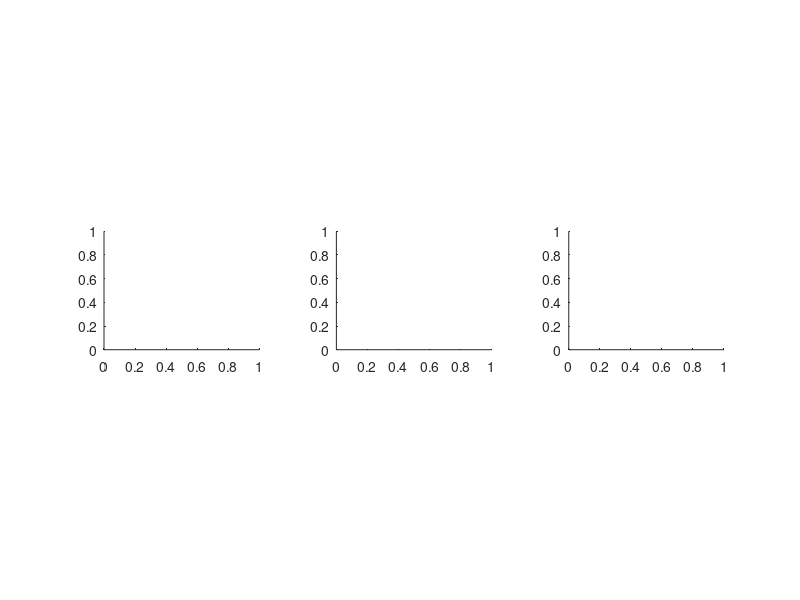

MATLAB code for this plot: (Note: this script raises an error after producing the figure.)


% figure
subplot(3,3,4)
% title('all wingbeats','fontsize',12)
hold on
subplot(3,3,5)
% title('wing pitch')
hold on
subplot(3,3,6)
% title('stroke deviation')
hold on

colormap(cmap)
color_band = [.5 .5 .5];

% bins
nx=n;
ny=100;

t_hist = [t_wb_bins t_wb_bins];
t_hist = t_hist(:);
binx = 0:1/(nx-1):1;

%% stroke
biny_min = -90;
biny_max = 90;
var = [stroke_wb_L_bins stroke_wb_L_bins];

var = -var(:);
biny = biny_min: (biny_max - biny_min)/ny :biny_max;
var_hist = hist3([var,t_hist], {biny binx});
for i = 1:nx
    var_hist(:,i) = var_hist(:,i) / max(var_hist(:,i)); % normalize per time bin
end

subplot(3,3,4)
imagesc(binx,-biny,var_hist)
axis([0 1 -biny_max -biny_min])
%     set(gca,'XTick',0:.5:1) 
    set(gca,'XTick',0:.5:1,'XTickLabel',[]) 
% set(gca,'YTick',[-biny_max:(biny_max-biny_min)/2:-biny_min],'YTicklabel',-[-biny_max:(biny_max-biny_min)/2:-biny_min],'fontsize',8) 
set(gca,'YTick',[-biny_max:(biny_max-biny_min)/2:-biny_min],'fontsize',8) 
% xlabel('time','fontsize',10) 
% ylabel('Left wing','fontsize',10) 

%% wingpitch
biny_min = -180;
biny_max = 0;
var = [pitch_wb_L_bins pitch_wb_L_bins];

var = -var(:);
biny = biny_min: (biny_max - biny_min)/ny :biny_max;
var_hist = hist3([var,t_hist], {biny binx});
for i = 1:nx
    var_hist(:,i) = var_hist(:,i) / max(var_hist(:,i)); % normalize per time bin
end

subplot(3,3,5)
imagesc(binx,-biny,var_hist)
axis([0 1 -biny_max -biny_min])
%     set(gca,'XTick',0:.5:1) 
    set(gca,'XTick',0:.5:1,'XTickLabel',[]) 
set(gca,'YTick',[-biny_max:(biny_max-biny_min)/2:-biny_min],'fontsize',8) 
% set(gca,'YTick',[-biny_max:(biny_max-biny_min)/2:-biny_min],'YTicklabel',-[-biny_max:(biny_max-biny_min)/2:-biny_min],'fontsize',8) 
% xlabel('time','fontsize',10) 
% ylabel('Left wing','fontsize',10) 

%% dev
biny_min = -30;
biny_max = 30;
var = [dev_wb_L_bins dev_wb_L_bins];

var = -var(:);
biny = biny_min: (biny_max - biny_min)/ny :biny_max;
var_hist = hist3([var,t_hist], {biny binx});
for i = 1:nx
    var_hist(:,i) = var_hist(:,i) / max(var_hist(:,i)); % normalize per time bin
end

subplot(3,3,6)
imagesc(binx,-biny,var_hist)
axis([0 1 -biny_max -biny_min])
    set(gca,'XTick',0:.5:1) 
%     set(gca,'XTick',0:.5:1,'XTickLabel',[]) 
set(gca,'YTick',[-biny_max:(biny_max-biny_min)/2:-biny_min],'fontsize',8) 
% set(gca,'YTick',[-biny_max:(biny_max-biny_min)/2:-biny_min],'YTicklabel',-[-biny_max:(biny_max-biny_min)/2:-biny_min],'fontsize',8) 
% xlabel('time','fontsize',10) 
% ylabel('Left wing','fontsize',10) 

%% mean & std            
% binx = t_wb_bins(:,1);
% t_bins = [t_wb_bins t_wb_bins];           
% 
% 
%             subplot(3,3,4)
%             var = [stroke_wb_L_bins stroke_wb_R_bins];
% %             plot_WBmeanstd
%             plot_WBmeanCI
%             
%             subplot(3,3,5)
%             var = [pitch_wb_L_bins pitch_wb_R_bins];
% %             plot_WBmeanstd
%             plot_WBmeanCI
% 
%             subplot(3,3,6)
%             var = [dev_wb_L_bins dev_wb_R_bins];
% %             plot_WBmeanstd
%             plot_WBmeanCI

%% polynomials
% subplot(3,3,4)
% plot_WBfitting_singlevar_updowncut(stroke_fit_binmean_periodic,'r','g');
% % plot_WBfitting_singlevar_updowncut(stroke_fit_binmean,'g','g');
% 
% subplot(3,3,5)
% plot_WBfitting_singlevar_updowncut(pitch_fit_binmean_periodic,'r','g');
% % plot_WBfitting_singlevar_updowncut(pitch_fit_binmean,'g','g');
% 
% subplot(3,3,6)
% plot_WBfitting_singlevar_updowncut(dev_fit_binmean_periodic,'r','g');
% % plot_WBfitting_singlevar_updowncut(dev_fit_binmean,'g','g');


%% fourier series
% subplot(3,3,4)
% calc_val_fourier_series_4thN8th_order(binx,stroke_fourier_coeffs_binmean,plot_fits);
% % plot(stroke_fourier_fit_binmean);
% legend off
% xlabel([],'fontsize',10) 
% ylabel('wing stroke','fontsize',10) 
% 
% subplot(3,3,5)
% calc_val_fourier_series_4thN8th_order(binx,pitch_fourier_coeffs_binmean,plot_fits);
% % plot(pitch_fourier_fit_binmean);
% legend off
% xlabel([],'fontsize',10) 
% ylabel('wing pitch','fontsize',10) 
% 
% subplot(3,3,6)
% calc_val_fourier_series_4thN8th_order(binx,dev_fourier_coeffs_binmean,plot_fits);
% % plot(dev_fourier_fit_binmean);
% legend off
% xlabel('normalized time','fontsize',10) 
% ylabel('wing deviation','fontsize',10) 





